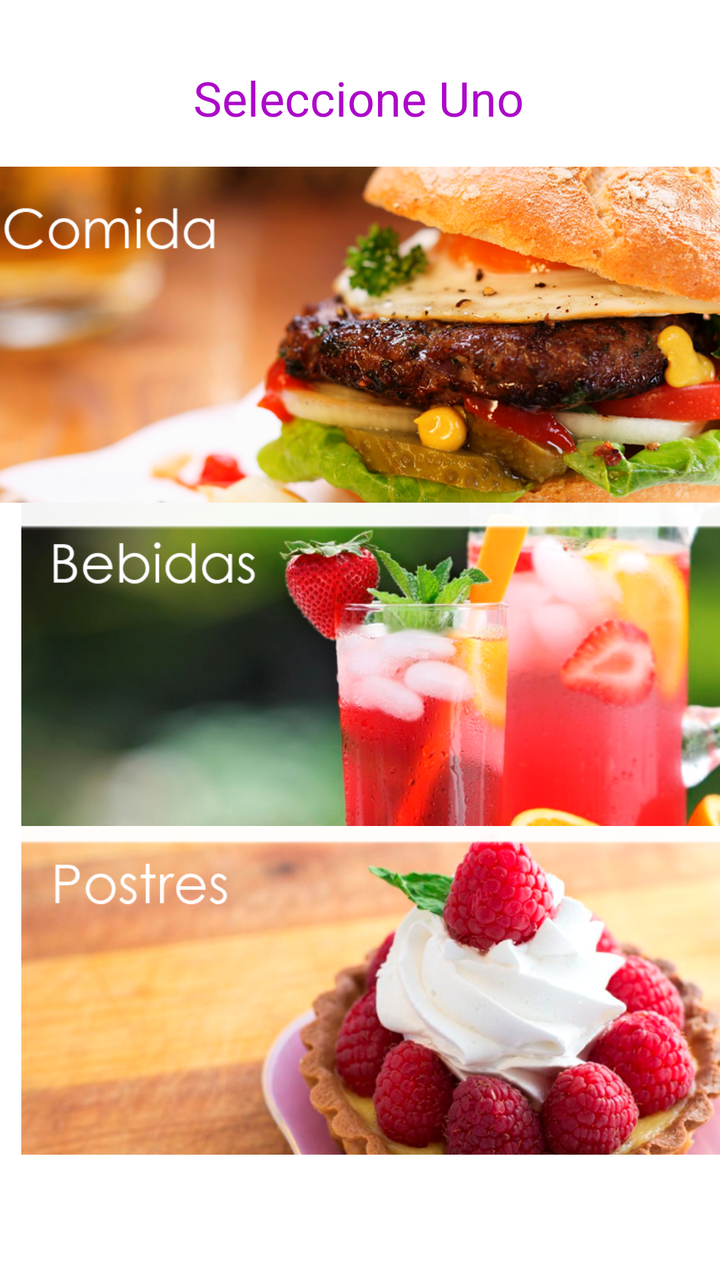
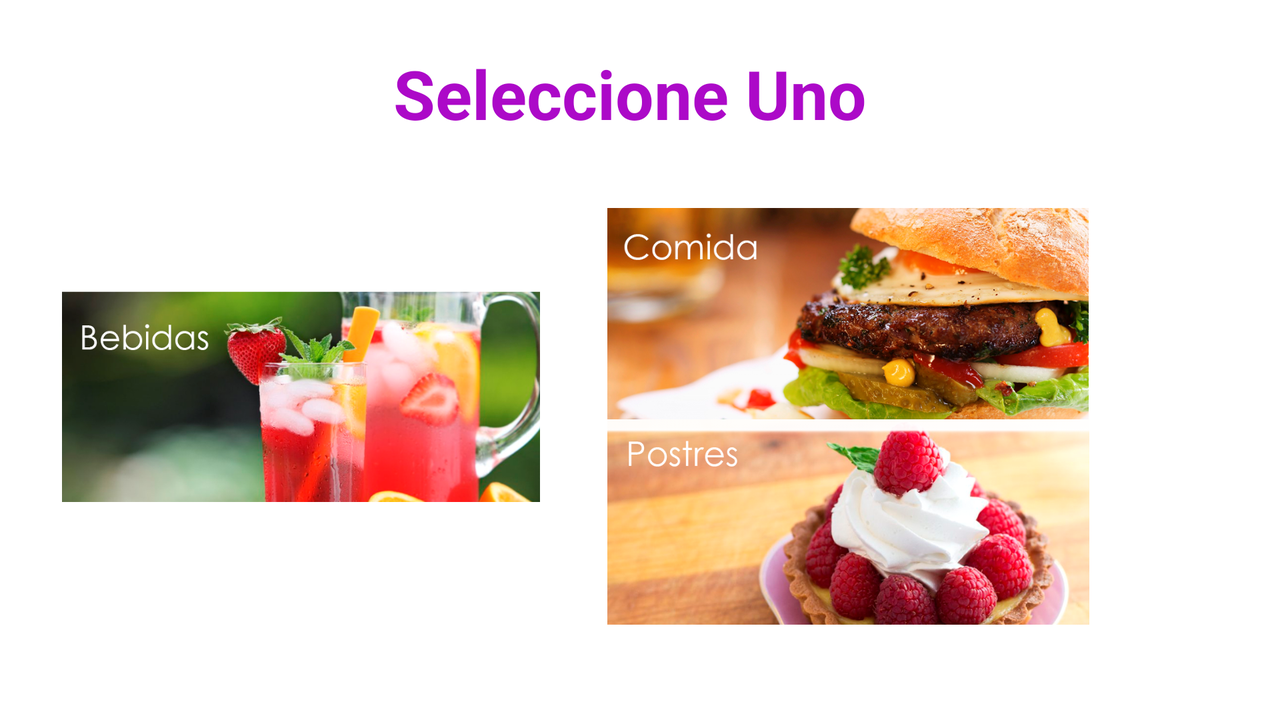

First picture: res/layout/ on a phone held upright. Second picture: the repository's own variant of that layout, on a device whose configuration matches the variant's folder. Source for both follows.
<!-- AndroidManifest.xml: application theme Theme.Proyecto3 -->
<!-- res/layout/activity_menu.xml -->
<?xml version="1.0" encoding="utf-8"?>
<androidx.constraintlayout.widget.ConstraintLayout xmlns:android="http://schemas.android.com/apk/res/android"
    xmlns:app="http://schemas.android.com/apk/res-auto"
    xmlns:tools="http://schemas.android.com/tools"
    android:layout_width="match_parent"
    android:layout_height="match_parent"
    tools:context=".Menu">



    <TextView
        android:id="@+id/textView2"
        android:layout_width="wrap_content"
        android:layout_height="wrap_content"
        android:text="@string/seleccione_uno"
        android:textColor="#AC09C8"
        android:textSize="24sp"
        app:layout_constraintBottom_toBottomOf="parent"
        app:layout_constraintEnd_toEndOf="parent"
        app:layout_constraintHorizontal_bias="0.497"
        app:layout_constraintStart_toStartOf="parent"
        app:layout_constraintTop_toTopOf="parent"
        app:layout_constraintVertical_bias="0.054" />

    <ImageButton
        android:id="@+id/button_postres"
        style="@android:style/Widget.ImageButton"
        android:layout_width="404dp"
        android:layout_height="191dp"
        android:backgroundTint="#FFFFFF"
        android:scaleType="centerInside"
        app:layout_constraintBottom_toBottomOf="parent"
        app:layout_constraintTop_toTopOf="parent"
        app:layout_constraintVertical_bias="0.892"
        app:srcCompat="@drawable/menupos"
        tools:ignore="SpeakableTextPresentCheck"
        tools:layout_editor_absoluteX="4dp" />

    <ImageButton
        android:id="@+id/button_bebida"
        style="@android:style/Widget.ImageButton"
        android:layout_width="404dp"
        android:layout_height="191dp"
        android:backgroundTint="#FFFFFF"
        android:scaleType="centerInside"
        app:layout_constraintBottom_toBottomOf="parent"
        app:layout_constraintTop_toTopOf="parent"
        app:layout_constraintVertical_bias="0.525"
        app:srcCompat="@drawable/menubeb"
        tools:ignore="SpeakableTextPresentCheck"
        tools:layout_editor_absoluteX="4dp" />

    <ImageButton
        android:id="@+id/button_comida"
        style="@android:style/Widget.ImageButton"
        android:layout_width="405dp"
        android:layout_height="198dp"
        android:backgroundTint="#FFFFFF"
        android:scaleType="centerInside"
        app:layout_constraintBottom_toBottomOf="parent"
        app:layout_constraintEnd_toEndOf="parent"
        app:layout_constraintStart_toStartOf="parent"
        app:layout_constraintTop_toTopOf="parent"
        app:layout_constraintVertical_bias="0.161"
        app:srcCompat="@drawable/menucom"
        tools:ignore="SpeakableTextPresentCheck" />

</androidx.constraintlayout.widget.ConstraintLayout>
<!-- resources referenced by this layout -->
<resources>
  <!-- drawable menubeb: png bitmap (drawable, 404377 bytes) -->
  <!-- drawable menucom: png bitmap (drawable, 544506 bytes) -->
  <!-- drawable menupos: png bitmap (drawable, 417565 bytes) -->
  <string name="seleccione_uno">Seleccione Uno</string>
  <style name="Theme.Proyecto3" parent="Theme.MaterialComponents.DayNight.NoActionBar">
          
          <item name="colorPrimary">@color/purple_500</item>
          <item name="colorPrimaryVariant">@color/purple_700</item>
          <item name="colorOnPrimary">@color/white</item>
          
          <item name="colorSecondary">@color/teal_200</item>
          <item name="colorSecondaryVariant">@color/teal_700</item>
          <item name="colorOnSecondary">@color/white</item>
          
          <item name="android:statusBarColor" tools:targetApi="l">?attr/colorPrimaryVariant</item>
          
      </style>
  <color name="purple_500">#FF6200EE</color>
  <color name="purple_700">#FF3700B3</color>
  <color name="white">#FFFFFFFF</color>
  <color name="teal_200">#FF03DAC5</color>
  <color name="teal_700">#FF018786</color>
</resources>
<!-- res/layout-land/activity_menu.xml (the repository's variant of the layout above) -->
<!-- drawn on the phone turned sideways -->
<?xml version="1.0" encoding="utf-8"?>
<androidx.constraintlayout.widget.ConstraintLayout xmlns:android="http://schemas.android.com/apk/res/android"
    xmlns:app="http://schemas.android.com/apk/res-auto"
    xmlns:tools="http://schemas.android.com/tools"
    android:layout_width="match_parent"
    android:layout_height="match_parent"

    tools:context=".Menu">

    <ImageButton
        android:id="@+id/button_postres"
        style="@android:style/Widget.ImageButton"
        android:layout_width="277dp"
        android:layout_height="124dp"
        android:layout_marginBottom="36dp"
        android:backgroundTint="#FFFFFF"
        android:scaleType="centerInside"
        app:layout_constraintBottom_toBottomOf="parent"
        app:layout_constraintEnd_toEndOf="parent"
        app:layout_constraintHorizontal_bias="0.788"
        app:layout_constraintStart_toStartOf="parent"
        app:srcCompat="@drawable/menupos"
        tools:ignore="SpeakableTextPresentCheck" />

    <TextView
        android:id="@+id/textView2"
        android:layout_width="wrap_content"
        android:layout_height="wrap_content"
        android:layout_marginTop="24dp"
        android:text="@string/seleccione_uno"
        android:textColor="#AC09C8"
        android:textSize="34sp"
        android:textStyle="bold"
        app:layout_constraintEnd_toEndOf="parent"
        app:layout_constraintHorizontal_bias="0.488"
        app:layout_constraintStart_toStartOf="parent"
        app:layout_constraintTop_toTopOf="parent" />

    <ImageButton
        android:id="@+id/button_bebida"
        style="@android:style/Widget.ImageButton"
        android:layout_width="277dp"
        android:layout_height="124dp"
        android:backgroundTint="#FFFFFF"
        android:scaleType="centerInside"
        app:layout_constraintBottom_toBottomOf="parent"
        app:layout_constraintEnd_toEndOf="parent"
        app:layout_constraintHorizontal_bias="0.035"
        app:layout_constraintStart_toStartOf="parent"
        app:layout_constraintTop_toTopOf="parent"
        app:layout_constraintVertical_bias="0.588"
        app:srcCompat="@drawable/menubeb"
        tools:ignore="SpeakableTextPresentCheck" />

    <ImageButton
        android:id="@+id/button_comida"
        style="@android:style/Widget.ImageButton"
        android:layout_width="277dp"
        android:layout_height="124dp"
        android:layout_marginTop="28dp"
        android:backgroundTint="#FFFFFF"
        android:scaleType="centerInside"
        app:layout_constraintEnd_toEndOf="parent"
        app:layout_constraintHorizontal_bias="0.788"
        app:layout_constraintStart_toStartOf="parent"
        app:layout_constraintTop_toBottomOf="@+id/textView2"
        app:srcCompat="@drawable/menucom"
        tools:ignore="SpeakableTextPresentCheck" />

</androidx.constraintlayout.widget.ConstraintLayout>
